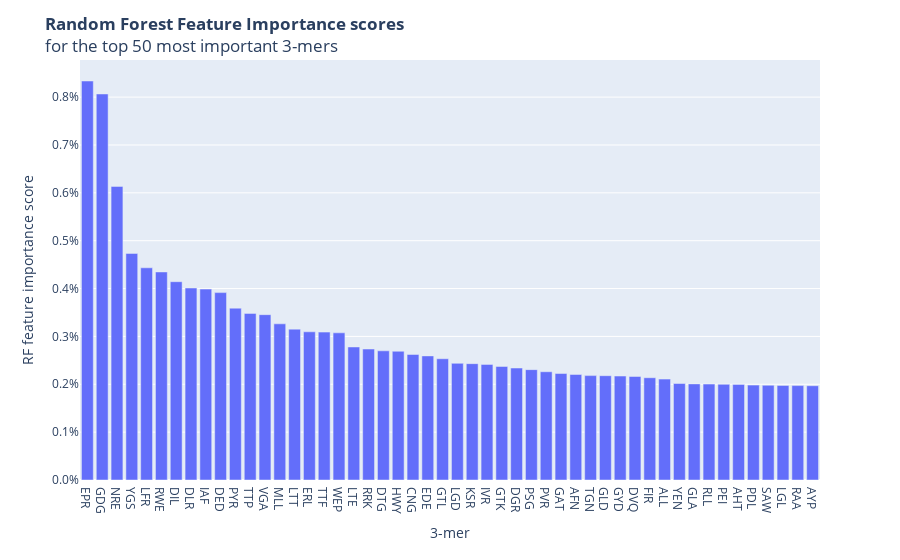

Write notebook code for a chart like this one.
### Code cell
# plot the top 50 most important features
rf_plot = px.bar(
    importance_df.head(50),
    y='RF_feature_importance',
    x='3-mer'
).update_layout(
    title="<b>Random Forest Feature Importance scores</b><br>for the top 50 most important 3-mers",
    yaxis_title="RF feature importance score",
    yaxis_tickformat=".1%",
)

rf_plot.show()

with open("plots/random_forest_scores.html", "w") as fig_out:
    fig_out.write(to_html(rf_plot, include_plotlyjs="cdn"))

### Figure 1 — Plotly figure (JSON) as saved in the notebook; plotly's stock layout.template omitted (floating-point values rounded to 4 significant figures)
{"data": [{"alignmentgroup": "True", "hovertemplate": "3-mer=%{x}<br>RF_feature_importance=%{y}<extra></extra>", "legendgroup": "", "marker": {"color": "#636efa", "pattern": {"shape": ""}}, "name": "", "offsetgroup": "", "orientation": "v", "showlegend": false, "textposition": "auto", "x": ["EPR", "GDG", "NRE", "YGS", "LFR", "RWE", "DIL", "DLR", "IAF", "DED", "PYR", "TTP", "VGA", "MLL", "LTT", "ERL", "TTF", "WEP", "LTE", "RRK", "DTG", "HWY", "CNG", "EDE", "GTL", "LGD", "KSR", "IVR", "GTK", "DGR", "PSG", "PVR", "GAT", "AFN", "TGN", "GLD", "GYD", "DVQ", "FIR", "ALL", "YEN", "GLA", "RLL", "PEI", "AHT", "PDL", "SAW", "LGL", "RAA", "AYP"], "xaxis": "x", "y": [0.008337, 0.008066, 0.006134, 0.004734, 0.004434, 0.004347, 0.004143, 0.004012, 0.003989, 0.003915, 0.00359, 0.003481, 0.003455, 0.003263, 0.003152, 0.003096, 0.00309, 0.003075, 0.002779, 0.002737, 0.002699, 0.00269, 0.002623, 0.002593, 0.002533, 0.002437, 0.002431, 0.002415, 0.002373, 0.002339, 0.002306, 0.002262, 0.002225, 0.002205, 0.002181, 0.002179, 0.002172, 0.002163, 0.002137, 0.002108, 0.002016, 0.002008, 0.002004, 0.002, 0.001998, 0.001983, 0.001979, 0.001976, 0.001973, 0.00197], "yaxis": "y", "type": "bar"}], "layout": {"xaxis": {"anchor": "y", "domain": [0.0, 1.0], "title": {"text": "3-mer"}}, "yaxis": {"anchor": "x", "domain": [0.0, 1.0], "title": {"text": "RF feature importance score"}, "tickformat": ".1%"}, "legend": {"tracegroupgap": 0}, "margin": {"t": 60}, "barmode": "relative", "title": {"text": "<b>Random Forest Feature Importance scores</b><br>for the top 50 most important 3-mers"}}}
